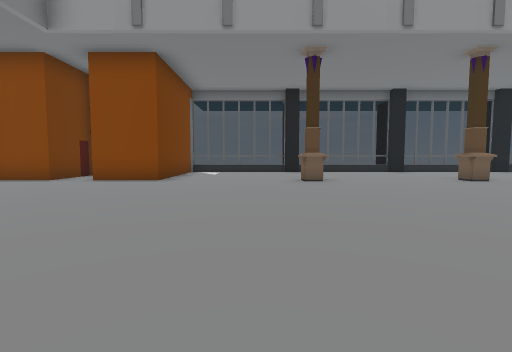
View 1 (above)

19 first-person views from a walk through a 3-D level made in the Unity game engine. The camera is 1.3 m above the floor, tilts 4° down and sees 85° across. The floor is counted in squares, 2 m on a side. Each view is taken from the middle of a square. On the plan, view 1 faces up. The plan holds only what a view shows up to about 9 squares ahead; the rest is blank. The place goes on beyond the plan. Some animated figures are left out. Some surface patterns are stand-ins.

View 2
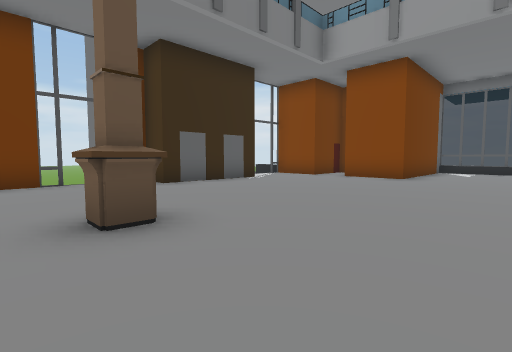

View 3
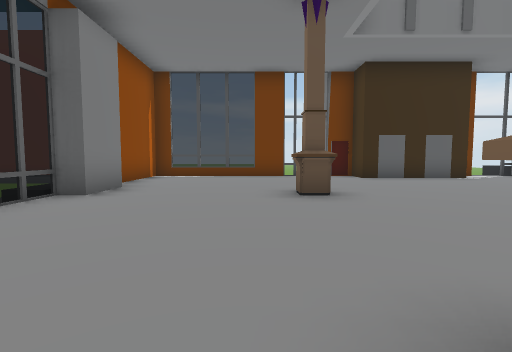

View 4
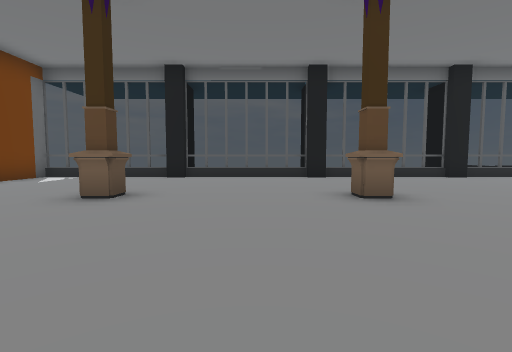

View 5
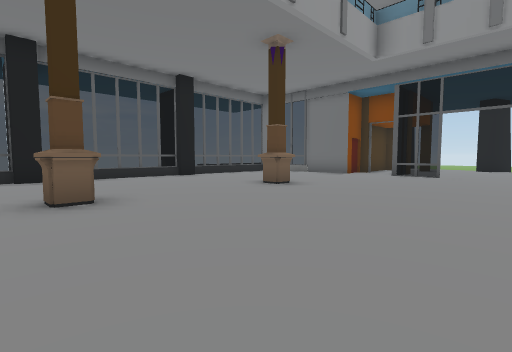

View 6
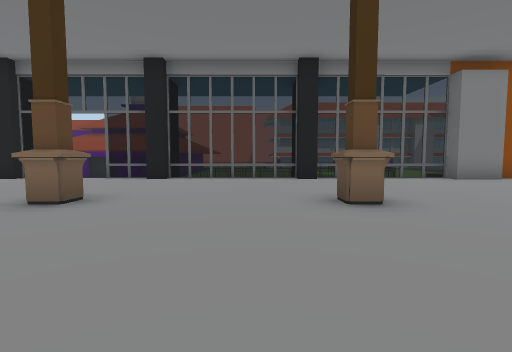

View 7
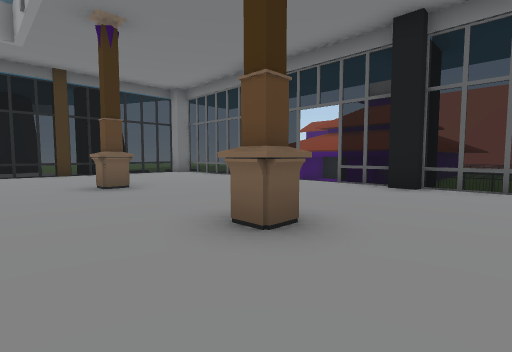

View 8
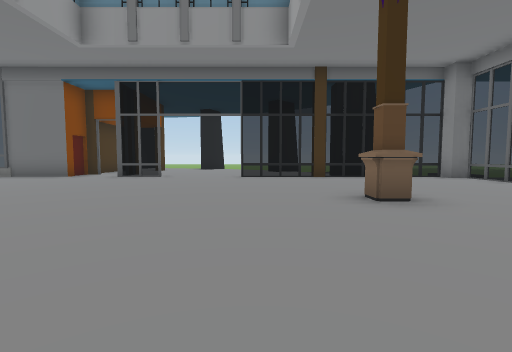

View 9
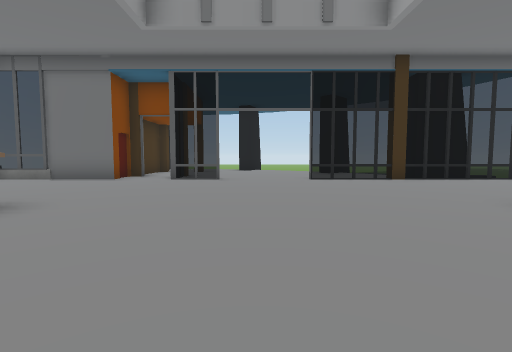

View 10
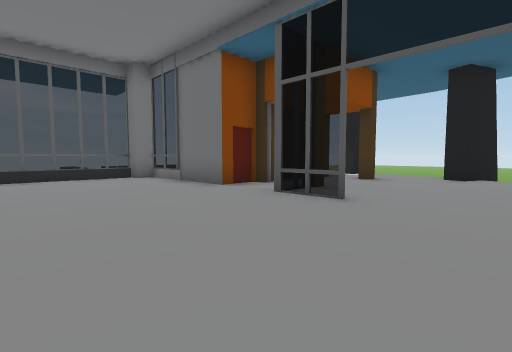

View 11
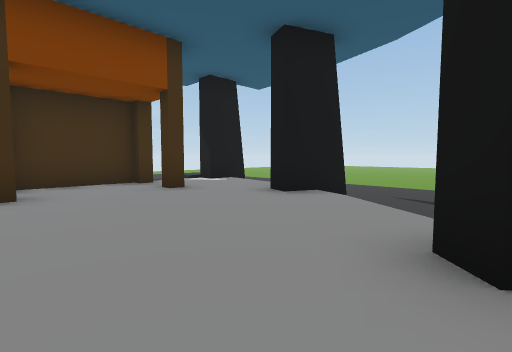

View 12
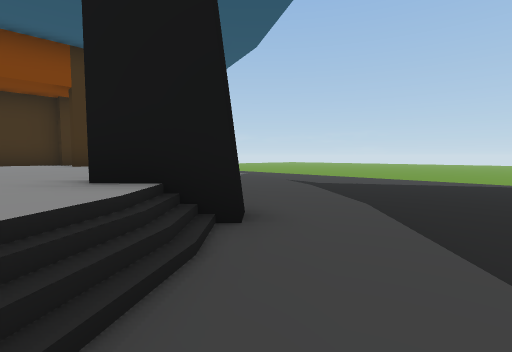

View 13
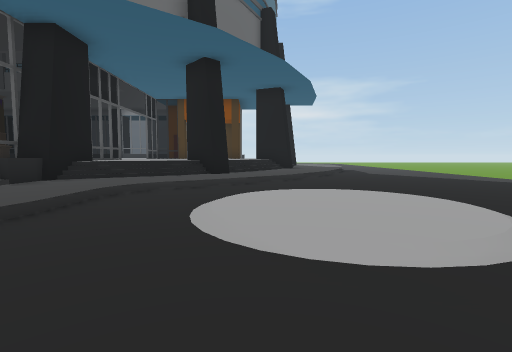

View 14
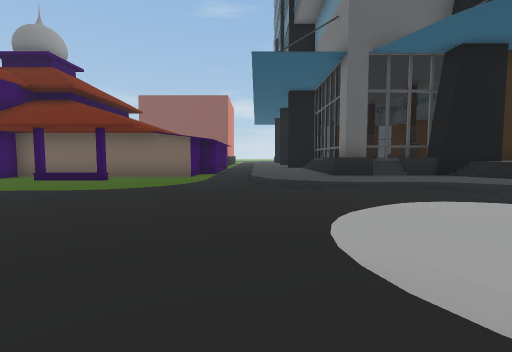

View 15
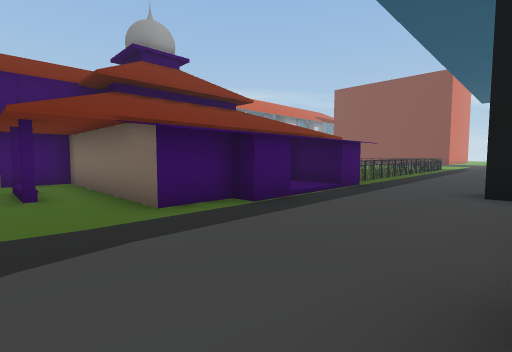

View 16
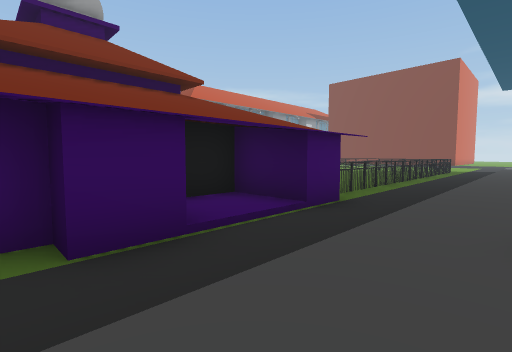

View 17
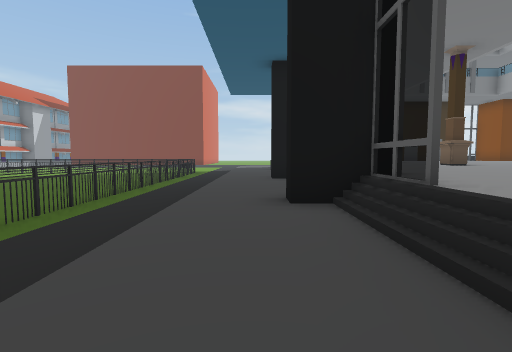

View 18
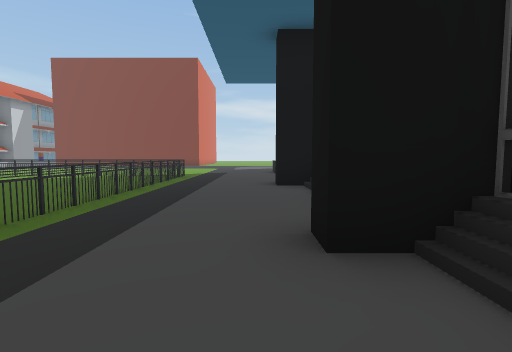

View 19
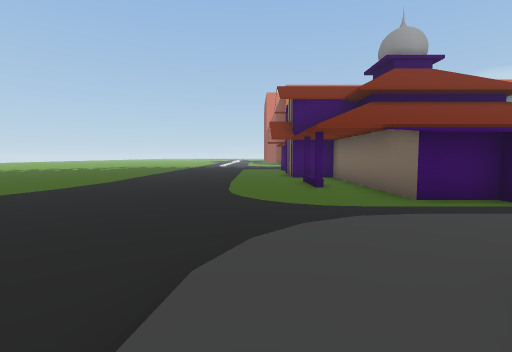

### Floor plan
Key: @ floor where view 1 was taken; # wall or solid block; . main floor; - floor 0.75 m lower than the main floor; _ floor 1 m lower than the main floor; / step, stairs or slope; = window, fence, low wall or low ledge; ^ raised ledge; P pillar; T thing the floor can be seen under or through.
Columns run from 8 left of view 1 to 25 right of it. Each row starts with its distance up from view 1.
 13               #
 12      ## ^##^^##^^^##^==#
 11      #.................#
 10      #.................#
  9   #. #.................#
  8  ##.##...PP...P...P....#####.##
  7  .............................
  6  ......................==..#..
  5  #.........................../ -/
  4  #........................../#--__
  3  #..........................////__
  2  ......................=..../--___
  1  ......................=..#/--/___
  0 ^#...P..@PP...P...P....#..##-/____
 -1  #.....................=//--/_____
 -2   .....................=/--/______
 -3  ......................=--/_///___
 -4  #####=. .=..=#........#--_______
 -5      ^    #///#///#////^--______
 -6        ///-///-///-////--/__/_/
 -7        //////////////////_______
 -8        ________________________
 -9        #TTTTTTTTT#__###________
-10        ________  #__  #_________
-11        _______   ##   #__________
-12        ______         #__________
-13                       ##_________

Positions as (right, up) in squares from view 1, and headings:
1: (0, 0), facing up
2: (0, -1), facing up-left
3: (2, -1), facing left
4: (4, 3), facing up
5: (5, 3), facing up-right
6: (3, 4), facing down
7: (4, 2), facing down-right
8: (6, 2), facing right
9: (7, 4), facing right
10: (11, 3), facing up-right
11: (16, 1), facing up-right
12: (17, -2), facing up-right
13: (20, -8), facing up
14: (23, -7), facing left
15: (16, -5), facing down-left
16: (13, -6), facing down-left
17: (10, -6), facing left
18: (8, -6), facing left
19: (17, -4), facing down
